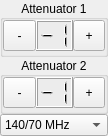
<?xml version="1.0" encoding="UTF-8"?>
<ui version="4.0">
 <class>Prm300ControlWidget</class>
 <widget class="QWidget" name="Prm300ControlWidget">
  <property name="geometry">
   <rect>
    <x>0</x>
    <y>0</y>
    <width>108</width>
    <height>132</height>
   </rect>
  </property>
  <property name="sizePolicy">
   <sizepolicy hsizetype="Preferred" vsizetype="Preferred">
    <horstretch>0</horstretch>
    <verstretch>0</verstretch>
   </sizepolicy>
  </property>
  <property name="windowTitle">
   <string>Form</string>
  </property>
  <layout class="QVBoxLayout" name="verticalLayout">
   <property name="spacing">
    <number>0</number>
   </property>
   <property name="leftMargin">
    <number>0</number>
   </property>
   <property name="topMargin">
    <number>0</number>
   </property>
   <property name="rightMargin">
    <number>0</number>
   </property>
   <property name="bottomMargin">
    <number>0</number>
   </property>
   <item>
    <widget class="QGroupBox" name="gbAtt1">
     <property name="title">
      <string>Attenuator 1</string>
     </property>
     <property name="alignment">
      <set>Qt::AlignCenter</set>
     </property>
     <layout class="QGridLayout" name="gridLayout">
      <property name="leftMargin">
       <number>0</number>
      </property>
      <property name="topMargin">
       <number>0</number>
      </property>
      <property name="rightMargin">
       <number>0</number>
      </property>
      <property name="bottomMargin">
       <number>3</number>
      </property>
      <property name="spacing">
       <number>0</number>
      </property>
      <item row="0" column="0">
       <widget class="QToolButton" name="pbAtt1Down">
        <property name="sizePolicy">
         <sizepolicy hsizetype="Preferred" vsizetype="Fixed">
          <horstretch>0</horstretch>
          <verstretch>0</verstretch>
         </sizepolicy>
        </property>
        <property name="minimumSize">
         <size>
          <width>31</width>
          <height>31</height>
         </size>
        </property>
        <property name="text">
         <string>-</string>
        </property>
        <property name="iconSize">
         <size>
          <width>5</width>
          <height>5</height>
         </size>
        </property>
       </widget>
      </item>
      <item row="0" column="1">
       <widget class="QLCDNumber" name="lcdAtt1">
        <property name="digitCount">
         <number>2</number>
        </property>
        <property name="intValue" stdset="0">
         <number>-1</number>
        </property>
       </widget>
      </item>
      <item row="0" column="2">
       <widget class="QToolButton" name="pbAtt1Up">
        <property name="sizePolicy">
         <sizepolicy hsizetype="Preferred" vsizetype="Fixed">
          <horstretch>0</horstretch>
          <verstretch>0</verstretch>
         </sizepolicy>
        </property>
        <property name="minimumSize">
         <size>
          <width>31</width>
          <height>31</height>
         </size>
        </property>
        <property name="text">
         <string>+</string>
        </property>
        <property name="iconSize">
         <size>
          <width>16</width>
          <height>16</height>
         </size>
        </property>
       </widget>
      </item>
     </layout>
    </widget>
   </item>
   <item>
    <widget class="QGroupBox" name="gbAtt2">
     <property name="title">
      <string>Attenuator 2</string>
     </property>
     <property name="alignment">
      <set>Qt::AlignCenter</set>
     </property>
     <layout class="QGridLayout" name="gridLayout_2">
      <property name="leftMargin">
       <number>0</number>
      </property>
      <property name="topMargin">
       <number>0</number>
      </property>
      <property name="rightMargin">
       <number>0</number>
      </property>
      <property name="bottomMargin">
       <number>3</number>
      </property>
      <property name="spacing">
       <number>0</number>
      </property>
      <item row="0" column="0">
       <widget class="QToolButton" name="pbAtt2Down">
        <property name="sizePolicy">
         <sizepolicy hsizetype="Minimum" vsizetype="Fixed">
          <horstretch>0</horstretch>
          <verstretch>0</verstretch>
         </sizepolicy>
        </property>
        <property name="minimumSize">
         <size>
          <width>31</width>
          <height>31</height>
         </size>
        </property>
        <property name="text">
         <string>-</string>
        </property>
        <property name="iconSize">
         <size>
          <width>16</width>
          <height>16</height>
         </size>
        </property>
       </widget>
      </item>
      <item row="0" column="1">
       <widget class="QLCDNumber" name="lcdAtt2">
        <property name="digitCount">
         <number>2</number>
        </property>
        <property name="intValue" stdset="0">
         <number>-1</number>
        </property>
       </widget>
      </item>
      <item row="0" column="2">
       <widget class="QToolButton" name="pbAtt2Up">
        <property name="sizePolicy">
         <sizepolicy hsizetype="Minimum" vsizetype="Fixed">
          <horstretch>0</horstretch>
          <verstretch>0</verstretch>
         </sizepolicy>
        </property>
        <property name="minimumSize">
         <size>
          <width>31</width>
          <height>31</height>
         </size>
        </property>
        <property name="text">
         <string>+</string>
        </property>
        <property name="iconSize">
         <size>
          <width>16</width>
          <height>16</height>
         </size>
        </property>
       </widget>
      </item>
     </layout>
    </widget>
   </item>
   <item>
    <widget class="QComboBox" name="cbFilter">
     <item>
      <property name="text">
       <string>140/70 MHz</string>
      </property>
     </item>
     <item>
      <property name="text">
       <string>140/22 MHz</string>
      </property>
     </item>
     <item>
      <property name="text">
       <string>140/20 MHz</string>
      </property>
     </item>
     <item>
      <property name="text">
       <string>150/80 MHz</string>
      </property>
     </item>
    </widget>
   </item>
   <item>
    <spacer name="verticalSpacer">
     <property name="orientation">
      <enum>Qt::Vertical</enum>
     </property>
     <property name="sizeHint" stdset="0">
      <size>
       <width>20</width>
       <height>40</height>
      </size>
     </property>
    </spacer>
   </item>
  </layout>
 </widget>
 <resources/>
 <connections/>
</ui>
